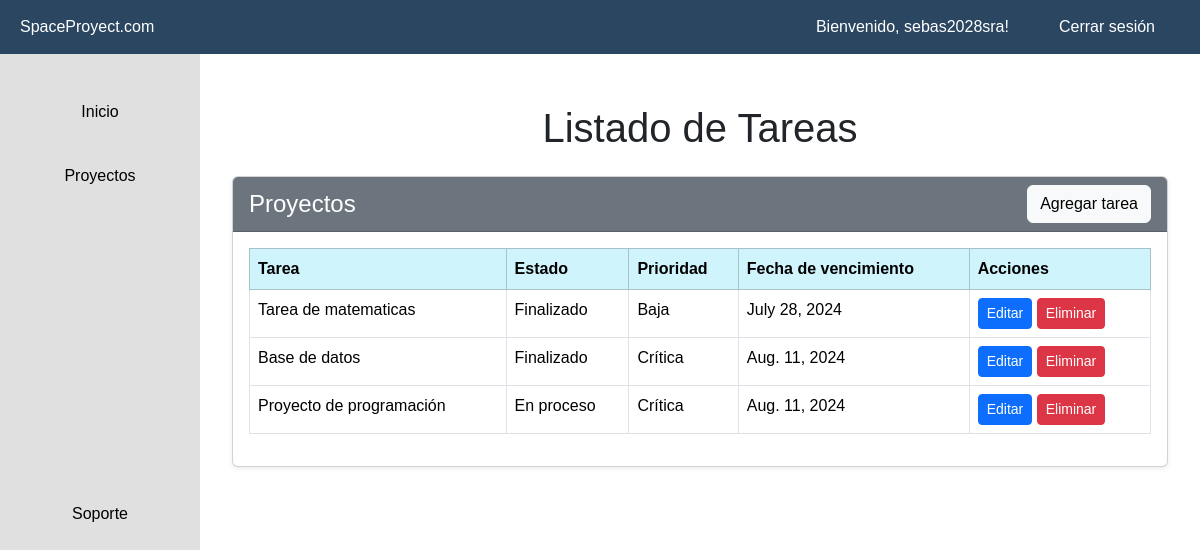
Page /index/ (signed in) on the committed database.
### gestor/models.py (models this page shows, shortened)
class Proyecto(models.Model):
    id_proyecto = models.AutoField(primary_key=True, verbose_name='ID Proyecto')
    nombre_proyecto = models.CharField(max_length=255)
    id_estado = models.ForeignKey(Estado, on_delete=models.CASCADE)
    id_prioridad = models.ForeignKey(Prioridad, on_delete=models.CASCADE)
    fecha_vencimiento = models.DateField(default=timezone.now() + timedelta(days=30))
    id_usuario = models.ForeignKey(User, on_delete=models.CASCADE)

class Estado(models.Model):
    id_estado = models.AutoField(primary_key=True, verbose_name='ID Estado')
    descripcion_estado = models.CharField(max_length=50)
    id_usuario = models.ForeignKey(User, on_delete=models.CASCADE)

class Prioridad(models.Model):
    id_prioridad = models.AutoField(primary_key=True, verbose_name='ID Prioridad')
    descripcion_prioridad = models.CharField(max_length=50)
    id_usuario = models.ForeignKey(User, on_delete=models.CASCADE)

### gestor/views.py (the view)
# urls.py: path('index/', proyectos, name='index'),
@login_required(login_url='/accounts/login/')
def proyectos(request):
    proyectos = Proyecto.objects.filter(id_usuario=request.user)
    estados = Estado.objects.all()
    prioridades = Prioridad.objects.all()
    return render(request, 'proyectos/index.html', {
        'proyectos': proyectos,
        'estados': estados,
        'prioridades': prioridades,
    })

### gestor/templates/proyectos/index.html (shortened to what this page needs)
{% extends "base.html" %}
{% block contenido %}
<h1 class="text-center my-4">Listado de Tareas</h1>
<div class="container">
    <div class="card shadow-sm mb-4">
        <div class="card-header d-flex justify-content-between align-items-center bg-secondary text-white">
            <h4 class="mb-0">Proyectos</h4>
            <a href="{% url 'agregar_proyecto' %}" class="btn btn-light">Agregar tarea</a>
        </div>
        <div class="card-body">
            <div class="table-responsive">
                <table id="example" class="table table-hover table-bordered">
                    <thead class="table-info">
                        <tr>
                            <th scope="col">Tarea</th>
                            <th scope="col">Estado</th>
                            <th scope="col">Prioridad</th>
                            <th scope="col">Fecha de vencimiento</th>
                            <th scope="col">Acciones</th>
                        </tr>
                    </thead>
                    <tbody>
                        {% for proyecto in proyectos %}
                        <tr>
                            <td>{{ proyecto.nombre_proyecto }}</td>
                            <td>{{ proyecto.id_estado.descripcion_estado }}</td>
                            <td>{{ proyecto.id_prioridad.descripcion_prioridad }}</td>
                            <td>{{ proyecto.fecha_vencimiento }}</td>
                            <td>
                                <a href="{% url 'actualizar_proyecto' proyecto.id_proyecto %}" class="btn btn-primary btn-sm">Editar</a>
                                <a href="{% url 'eliminar_proyecto' proyecto.id_proyecto %}" class="btn btn-danger btn-sm">Eliminar</a>
                            </td>
                        </tr>
                        {% endfor %}
                    </tbody>
                </table>
            </div>
        </div>
    </div>
</div>
{% endblock %}

### gestor/templates/base.html (shortened to what this page needs)
{% load static %}
<!doctype html>
<html lang="es">
<head>
    <link href="https://cdn.jsdelivr.net/npm/bootstrap@5.3.2/dist/css/bootstrap.min.css" rel="stylesheet" />
</head>
<body>
    <div class="navbar-top">
        <div>
            <span>SpaceProyect.com</span>
        </div>
        <div>
            <ul class="nav">
                {% if user.is_authenticated %}
                    <li class="nav-item">
                        <span class="nav-link">Bienvenido, {{ user.username }}!</span>
                    </li>
                    <li class="nav-item">
                        <a class="nav-link" href="{% url 'logout' %}">Cerrar sesión</a>
                    </li>
                {% endif %}
            </ul>
        </div>
    </div>
    <div class="sidebar">
        <ul class="nav flex-column">
            <li class="nav-item">
                <a class="nav-link active" href="{% url 'inicio' %}">Inicio</a>
            </li>
            <li class="nav-item">
                <a class="nav-link" href="{% url 'index' %}">Proyectos</a>
            </li>
        </ul>
        <ul class="nav flex-column nav-support">
            <li class="nav-item">
                <a class="nav-link" href="{% url 'soporte' %}">Soporte</a>
            </li>
        </ul>
    </div>
    <div class="content">
        {% block contenido %}{% endblock %}
    </div>
</body>
</html>

### gestor/templates/base.html (style rules this page uses)
body { display: flex; min-height: 100vh; flex-direction: column; margin: 0; font-family: 'Arial', sans-serif; }
.navbar-top { width: 100%; background-color: #2b4661; color: white; display: flex; justify-content: space-between; padding: 10px 20px; position: fixed; top: 0; left: 0; z-index: 1000; align-items: center; }
.navbar-top .nav-item { margin: 0 10px; }
.navbar-top .nav-link { color: white; padding: 5px 15px; border-radius: 20px; text-decoration: none; }
.sidebar { width: 200px; background-color: #e0e0e0; padding-top: 60px; position: fixed; top: 0; bottom: 0; left: 0; display: flex; flex-direction: column; justify-content: space-between; z-index: 999; }
.sidebar .nav { flex-grow: 1; padding: 20px 0; }
.sidebar .nav-item { margin: 10px 0; }
.sidebar .nav-link { color: #000000; padding: 10px; border-radius: 10px; text-decoration: none; text-shadow: 1px 1px 2px #2b4661(126, 185, 245); text-align: center; }
.sidebar .nav-support { margin-top: auto; }
.content { margin-left: 200px; margin-top: 60px; padding: 20px; flex-grow: 1; }

### rows in the picture
Proyecto: nombre_proyecto "Tarea de matematicas", id_estado.descripcion_estado "Finalizado", id_prioridad.descripcion_prioridad "Baja", fecha_vencimiento "July 28, 2024"
Proyecto: nombre_proyecto "Base de datos", id_estado.descripcion_estado "Finalizado", id_prioridad.descripcion_prioridad "Crítica", fecha_vencimiento "Aug. 11, 2024"
Proyecto: nombre_proyecto "Proyecto de programación", id_estado.descripcion_estado "En proceso", id_prioridad.descripcion_prioridad "Crítica", fecha_vencimiento "Aug. 11, 2024"

### other values in the picture
{{ user.username }} "sebas2028sra"
